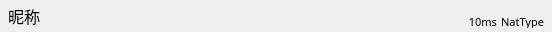
<?xml version="1.0" encoding="UTF-8"?>
<ui version="4.0">
 <class>PeerItemWidget</class>
 <widget class="QWidget" name="PeerItemWidget">
  <property name="geometry">
   <rect>
    <x>0</x>
    <y>0</y>
    <width>552</width>
    <height>32</height>
   </rect>
  </property>
  <property name="sizePolicy">
   <sizepolicy hsizetype="Expanding" vsizetype="Fixed">
    <horstretch>0</horstretch>
    <verstretch>0</verstretch>
   </sizepolicy>
  </property>
  <property name="minimumSize">
   <size>
    <width>0</width>
    <height>32</height>
   </size>
  </property>
  <property name="maximumSize">
   <size>
    <width>16777215</width>
    <height>32</height>
   </size>
  </property>
  <property name="windowTitle">
   <string>Form</string>
  </property>
  <layout class="QHBoxLayout" name="horizontalLayout_2">
   <property name="leftMargin">
    <number>8</number>
   </property>
   <property name="topMargin">
    <number>0</number>
   </property>
   <property name="rightMargin">
    <number>8</number>
   </property>
   <property name="bottomMargin">
    <number>1</number>
   </property>
   <item>
    <widget class="QLabel" name="nick">
     <property name="maximumSize">
      <size>
       <width>16777215</width>
       <height>32</height>
      </size>
     </property>
     <property name="font">
      <font>
       <family>MiSans</family>
       <pointsize>12</pointsize>
      </font>
     </property>
     <property name="text">
      <string>昵称</string>
     </property>
    </widget>
   </item>
   <item>
    <spacer name="horizontalSpacer">
     <property name="font">
      <font>
       <family>MiSans</family>
      </font>
     </property>
     <property name="orientation">
      <enum>Qt::Horizontal</enum>
     </property>
     <property name="sizeHint" stdset="0">
      <size>
       <width>68</width>
       <height>20</height>
      </size>
     </property>
    </spacer>
   </item>
   <item>
    <layout class="QVBoxLayout" name="verticalLayout">
     <property name="spacing">
      <number>0</number>
     </property>
     <item>
      <layout class="QHBoxLayout" name="horizontalLayout">
       <property name="spacing">
        <number>4</number>
       </property>
       <item>
        <spacer name="horizontalSpacer_3">
         <property name="font">
          <font>
           <family>MiSans</family>
          </font>
         </property>
         <property name="orientation">
          <enum>Qt::Horizontal</enum>
         </property>
         <property name="sizeHint" stdset="0">
          <size>
           <width>40</width>
           <height>0</height>
          </size>
         </property>
        </spacer>
       </item>
       <item>
        <widget class="QLabel" name="bytes">
         <property name="sizePolicy">
          <sizepolicy hsizetype="Preferred" vsizetype="Preferred">
           <horstretch>0</horstretch>
           <verstretch>0</verstretch>
          </sizepolicy>
         </property>
         <property name="maximumSize">
          <size>
           <width>16777215</width>
           <height>12</height>
          </size>
         </property>
         <property name="font">
          <font>
           <family>MiSans</family>
           <pointsize>8</pointsize>
          </font>
         </property>
         <property name="layoutDirection">
          <enum>Qt::LeftToRight</enum>
         </property>
         <property name="text">
          <string/>
         </property>
         <property name="alignment">
          <set>Qt::AlignRight|Qt::AlignTrailing|Qt::AlignVCenter</set>
         </property>
        </widget>
       </item>
       <item>
        <widget class="QLabel" name="conn">
         <property name="sizePolicy">
          <sizepolicy hsizetype="Preferred" vsizetype="Preferred">
           <horstretch>0</horstretch>
           <verstretch>0</verstretch>
          </sizepolicy>
         </property>
         <property name="maximumSize">
          <size>
           <width>16777215</width>
           <height>12</height>
          </size>
         </property>
         <property name="font">
          <font>
           <family>MiSans</family>
           <pointsize>8</pointsize>
          </font>
         </property>
         <property name="layoutDirection">
          <enum>Qt::LeftToRight</enum>
         </property>
         <property name="text">
          <string/>
         </property>
         <property name="alignment">
          <set>Qt::AlignRight|Qt::AlignTrailing|Qt::AlignVCenter</set>
         </property>
        </widget>
       </item>
      </layout>
     </item>
     <item>
      <layout class="QHBoxLayout" name="horizontalLayout_3">
       <property name="spacing">
        <number>4</number>
       </property>
       <item>
        <spacer name="horizontalSpacer_2">
         <property name="font">
          <font>
           <family>MiSans</family>
          </font>
         </property>
         <property name="orientation">
          <enum>Qt::Horizontal</enum>
         </property>
         <property name="sizeHint" stdset="0">
          <size>
           <width>40</width>
           <height>0</height>
          </size>
         </property>
        </spacer>
       </item>
       <item>
        <widget class="QLabel" name="rtt">
         <property name="sizePolicy">
          <sizepolicy hsizetype="Preferred" vsizetype="Preferred">
           <horstretch>0</horstretch>
           <verstretch>0</verstretch>
          </sizepolicy>
         </property>
         <property name="maximumSize">
          <size>
           <width>16777215</width>
           <height>12</height>
          </size>
         </property>
         <property name="font">
          <font>
           <family>MiSans</family>
           <pointsize>8</pointsize>
          </font>
         </property>
         <property name="layoutDirection">
          <enum>Qt::LeftToRight</enum>
         </property>
         <property name="text">
          <string>10ms</string>
         </property>
         <property name="alignment">
          <set>Qt::AlignRight|Qt::AlignTrailing|Qt::AlignVCenter</set>
         </property>
        </widget>
       </item>
       <item>
        <widget class="QLabel" name="natType">
         <property name="maximumSize">
          <size>
           <width>16777215</width>
           <height>12</height>
          </size>
         </property>
         <property name="font">
          <font>
           <family>MiSans</family>
           <pointsize>8</pointsize>
          </font>
         </property>
         <property name="layoutDirection">
          <enum>Qt::LeftToRight</enum>
         </property>
         <property name="text">
          <string>NatType</string>
         </property>
         <property name="alignment">
          <set>Qt::AlignRight|Qt::AlignTrailing|Qt::AlignVCenter</set>
         </property>
         <property name="margin">
          <number>0</number>
         </property>
        </widget>
       </item>
      </layout>
     </item>
    </layout>
   </item>
  </layout>
 </widget>
 <resources/>
 <connections/>
</ui>
